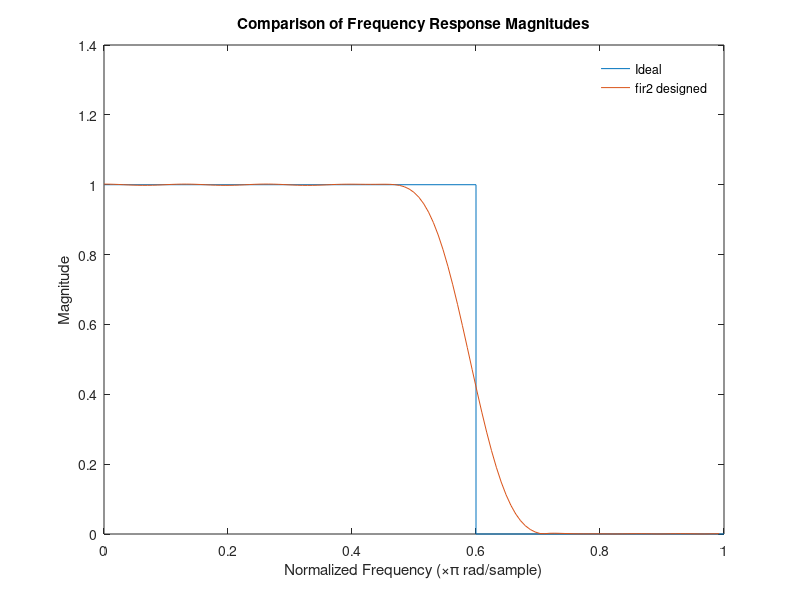

The MATLAB script that drew this image:
f = [0 0.6 0.6 1];
m = [1 1 0 0];
b = fir2(30,f,m);
[h,w] = freqz(b,1,128);

plot(f,m,w/pi,abs(h))
xlabel('Normalized Frequency (\times\pi rad/sample)')
ylabel('Magnitude')
legend('Ideal','fir2 designed')
legend boxoff
title('Comparison of Frequency Response Magnitudes')
